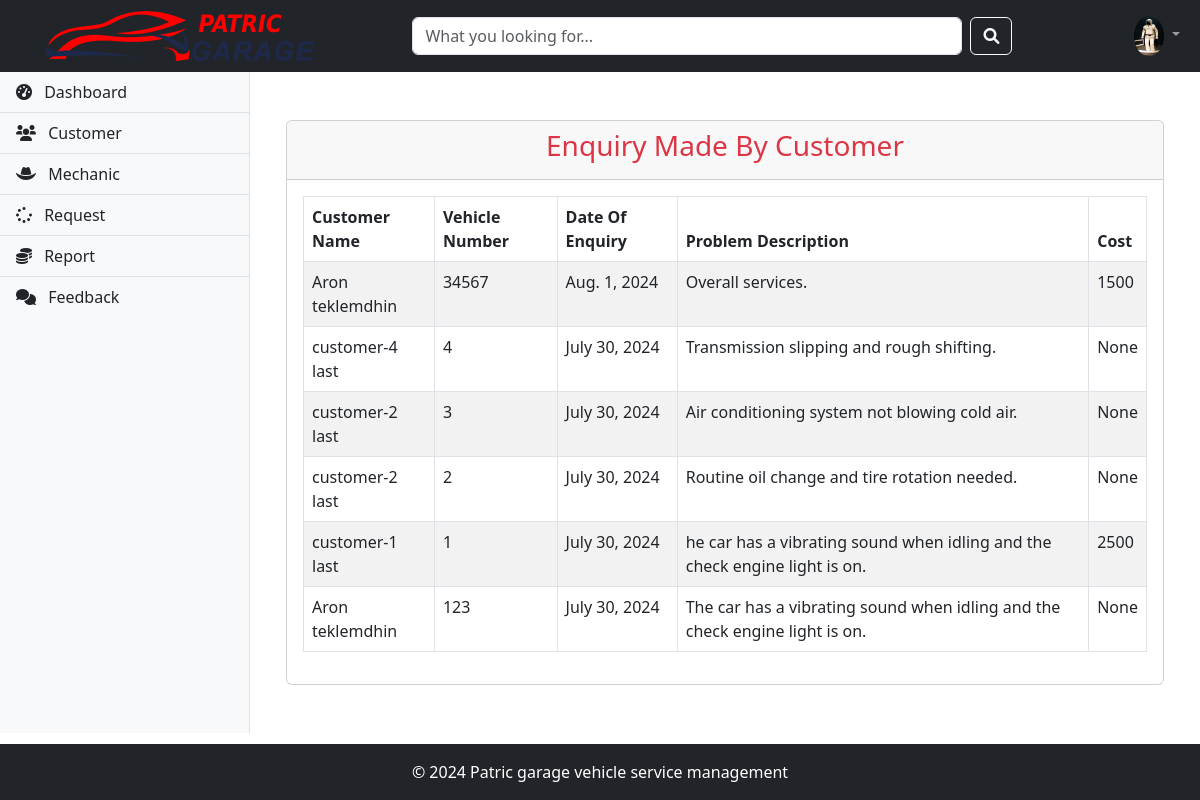
The page /admin-view-customer-enquiry (signed in) on the database its author committed.
### vehicle/models.py (models this page shows, shortened)
class Customer(models.Model):
    user = models.OneToOneField(User, on_delete=models.CASCADE)
    address = models.CharField(max_length=500)
    mobile = models.CharField(max_length=20)
    profile_pic = models.ImageField(upload_to='profile_pic/CustomerProfilePic/', null=True, blank=True)

class Request(models.Model):
    CATEGORY_CHOICES = (
        ('two wheeler with gear', 'Two Wheeler with Gear'),
        ('two wheeler without gear', 'Two Wheeler without Gear'),
        ('three wheeler', 'Three Wheeler'),
        ('four wheeler', 'Four Wheeler')
    )
    STATUS_CHOICES = (
        ('Pending', 'Pending'),
        ('Approved', 'Approved'),
        ('Repairing', 'Repairing'),
        ('Repairing Done', 'Repairing Done'),
        ('Released', 'Released')
    )
    category = models.CharField(max_length=50, choices=CATEGORY_CHOICES)
    vehicle_no = models.PositiveIntegerField()
    vehicle_name = models.CharField(max_length=40)
    vehicle_model = models.CharField(max_length=40)
    vehicle_brand = models.CharField(max_length=40)
    problem_description = models.CharField(max_length=500)
    date = models.DateField(auto_now_add=True)
    cost = models.PositiveIntegerField(null=True)
    customer = models.ForeignKey('Customer', on_delete=models.CASCADE, null=True)
    mechanic = models.ForeignKey('Mechanic', on_delete=models.CASCADE, null=True)
    status = models.CharField(max_length=50, choices=STATUS_CHOICES, default='Pending')

### vehicle/views.py (the view)
# urls.py: path('admin-view-customer-enquiry', views.admin_view_customer_enquiry_view,name='admin-view-customer-enquiry'),
@login_required(login_url='adminlogin')
def admin_view_customer_enquiry_view(request):
    enquiry=models.Request.objects.all().order_by('-id')
    customers=[]
    for enq in enquiry:
        customer=models.Customer.objects.get(id=enq.customer_id)
        customers.append(customer)
    return render(request,'vehicle/admin_view_customer_enquiry.html',{'data':zip(customers,enquiry)})

### vehicle/templates/vehicle/admin_view_customer_enquiry.html
{% extends 'vehicle/adminbase.html' %}
{% block content %}
<div class="container my-4">
    <div class="row">
        <div class="col-12">
            <div class="card">
                <div class="card-header">
                    <h3 class="text-danger text-center">Enquiry Made By Customer</h3>
                </div>
                <div class="card-body">
                    <table class="table table-striped table-bordered">
                        <thead>
                            <tr>
                                <th>Customer Name</th>
                                <th>Vehicle Number</th>
                                <th>Date Of Enquiry</th>
                                <th>Problem Description</th>
                                <th>Cost</th>
                            </tr>
                        </thead>
                        <tbody>
                            {% for customer, enquiry in data %}
                            <tr>
                                <td>{{ customer.user.first_name }} {{ customer.user.last_name }}</td>
                                <td>{{ enquiry.vehicle_no }}</td>
                                <td>{{ enquiry.date }}</td>
                                <td>{{ enquiry.problem_description }}</td>
                                <td>{{ enquiry.cost }}</td>
                            </tr>
                            {% empty %}
                            <tr>
                                <td colspan="5" class="text-center">No enquiries found.</td>
                            </tr>
                            {% endfor %}
                        </tbody>
                    </table>
                </div>
            </div>
        </div>
    </div>
</div>
{% endblock content %}

### rows shown on the page
Customer: user.first_name "Aron", user.last_name "teklemdhin", vehicle_no "34567", date "Aug. 1, 2024", problem_description "Overall services.", cost "1500", vehicle_no "123", date "July 30, 2024", problem_description "The car has a vibrating sound when idling and the check engine light is on.", cost "None"
Customer: user.first_name "customer-4", user.last_name "last", vehicle_no "4", date "July 30, 2024", problem_description "Transmission slipping and rough shifting.", cost "None"
Customer: user.first_name "customer-2", user.last_name "last", vehicle_no "3", date "July 30, 2024", problem_description "Air conditioning system not blowing cold air.", cost "None", vehicle_no "2", problem_description "Routine oil change and tire rotation needed."
Customer: user.first_name "customer-1", user.last_name "last", vehicle_no "1", date "July 30, 2024", problem_description "he car has a vibrating sound when idling and the check engine light is on.", cost "2500"
